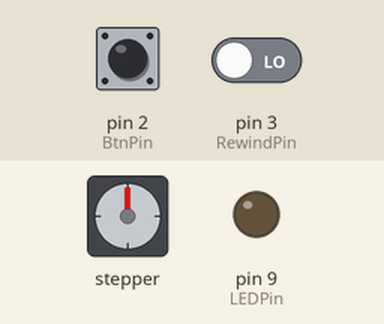
This sketch was run on a simulated Arduino Uno, built with avr-gcc and run on an emulated ATmega328P. Parts: stepper motor, output pins drawn as LEDs (lit = HIGH). Inputs (shaded band) come from the test bench; at power-on: pin 2 (BtnPin) HIGH, pin 3 (RewindPin) LOW. Stepper angles assume 200 steps per turn.

Above: at 1.2 s.
1.3 s: pin 2 (BtnPin) pulled LOW for 0.15 s
At 1.59 s:
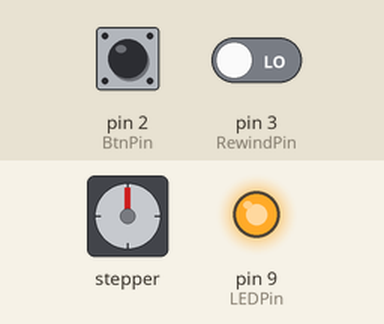
4.3 s: pin 2 (BtnPin) pulled LOW for 1 s
At 6.3 s:
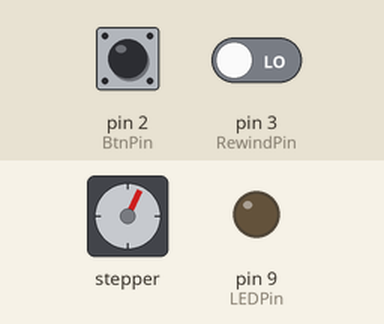
6.8 s: pin 3 (RewindPin) driven HIGH
At 7.25 s:
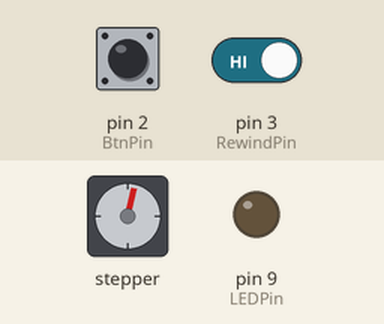
9.8 s: pin 2 (BtnPin) pulled LOW for 0.15 s
At 10.09 s:
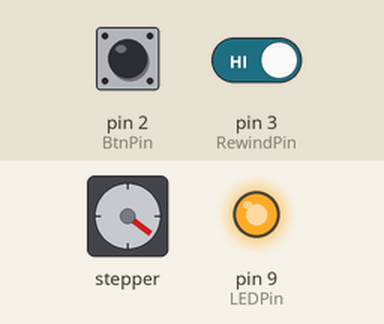
12.8 s: pin 2 (BtnPin) pulled LOW for 3.2 s
At 16.01 s:
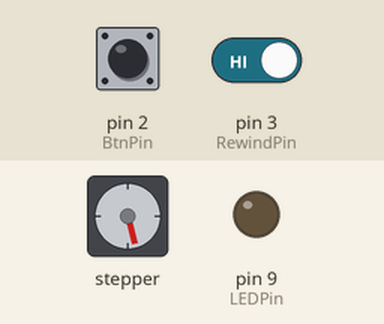
17.5 s: pin 2 (BtnPin) pulled LOW for 0.15 s
At 17.79 s:
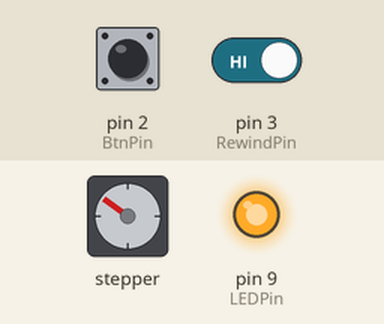
Timing chart, 0 to 24.7 s (numbered marks = the images above; inputs shaded):
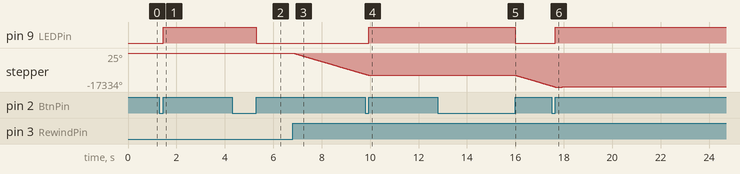

The sketch:

CameraTracker.ino
```cpp
#include <AccelStepper.h>

#define StepPin 10
#define DirPin 16
#define LEDPin 9
#define BtnPin 2
#define RewindPin 3

// steps per revolution accounting for microsteps
#define StepsPerRevolution 200. * 32.

bool tracking = false;

// Length of a sidereal day in milliseconds
#define SiderealDaySec 86164.0905

const float trackSpeed = (48. * StepsPerRevolution / SiderealDaySec);
const int rewindSpeed = 3200;

AccelStepper stepper(AccelStepper::DRIVER, StepPin, DirPin);

void toggleTracking() {
  tracking = !tracking;
  if (tracking) {
    digitalWrite(LEDPin, HIGH);
  } else {
    digitalWrite(LEDPin, LOW);
  }
}

void setup() {
  pinMode(LEDPin, OUTPUT);
  pinMode(RewindPin, INPUT);
  pinMode(BtnPin, INPUT_PULLUP);
  attachInterrupt(digitalPinToInterrupt(BtnPin), toggleTracking, RISING);
  stepper.setMaxSpeed(rewindSpeed);
}

void loop() {
  if (tracking) {
    stepper.setSpeed(trackSpeed);
    stepper.runSpeed();
  } else if (digitalRead(RewindPin)) {
    stepper.setSpeed(-rewindSpeed);
    stepper.runSpeed();
  } else {
    stepper.stop();
  }
}
```

Measured:
- after the input at 1.3 s, pin 9 (LEDPin): LOW → HIGH after 0.15 s; stepper: keeps turning clockwise at about 7°/s, starting after 0.15 s
- after the input at 4.3 s, pin 9 (LEDPin): HIGH → LOW after 1.0 s; stepper: goes on until 5.1 s, then stays 25°
- after the input at 6.8 s, stepper: keeps turning counter-clockwise at about 3625°/s, starting at once
- after the input at 9.8 s, pin 9 (LEDPin): LOW → HIGH after 0.15 s
- after the input at 12.8 s, pin 9 (LEDPin): HIGH → LOW after 3.2 s
- after the input at 17.5 s, pin 9 (LEDPin): LOW → HIGH after 0.15 s
